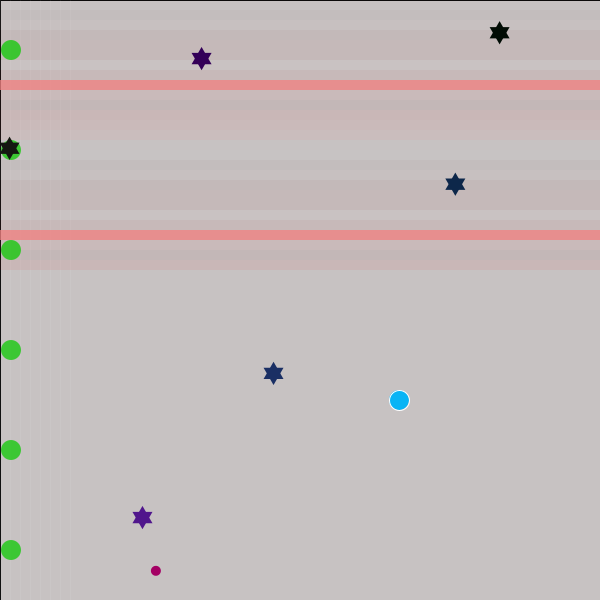
Frame 1 (no input)
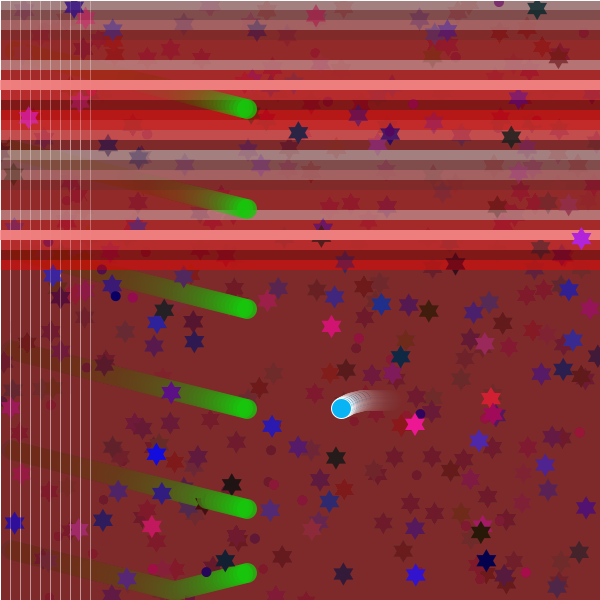
Frame 60 (the mouse pressed at the canvas centre just before this capture)
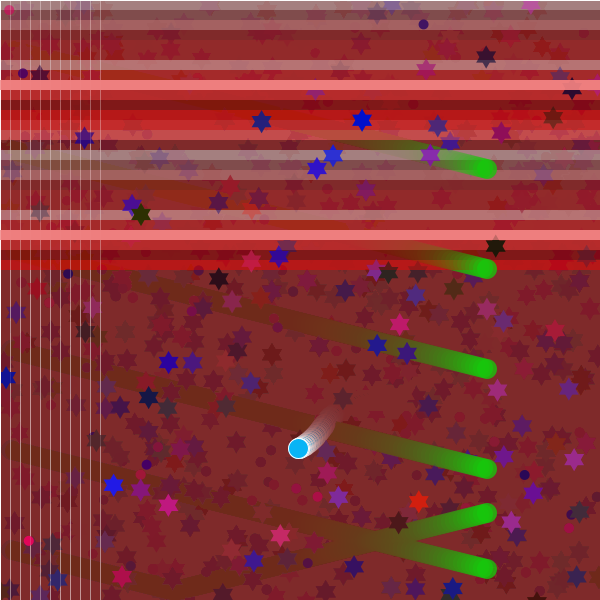
Frame 120 (the mouse held since frame 60 and released just before this capture)

The Processing sketch that drew these frames (run headless with seeded random() and noise(); from frame 60 on, the mouse is pressed at the canvas centre):

// Processing sketch: processing_42030
// ── processing_42030.pde

int[][] flyingBalls = { {11,50,1,1}, {11,150,1,1}, {11,250,1,1}, {11,350,1,1}, {11,450,1,1}, {11,550,1,1} };
   
Bloke myBloke = new Bloke();
       
void setup()
{
  size(600, 600);
    smooth();
}
    
void draw()
{
  fill(116,32,32, 15);
  rect(0, 0, width, height);
  fiona();
    
  noStroke();
  fill(22,200,11,200);
      
  /////////////////////////////////////////////1
     
  for(int i=0; i < flyingBalls.length; i++) //Why on earth doesn't processing support foreach?
  {
    ellipse(flyingBalls[i][0],flyingBalls[i][1], 20, 20);
       
    // == Checks ball location and reverses if it's at the edge (X-axis)
    if(flyingBalls[i][0]> width-10 || flyingBalls[i][0] < 10)
    {
      flyingBalls[i][2] = flyingBalls[i][2] * (-1);
    }
    flyingBalls[i][0] += flyingBalls[i][2]*4;
        
    // == Checks ball location and reverses if it's at the edge (Y-axis)
    if(flyingBalls[i][1]> height-10 || flyingBalls[i][1] < 10)
    {
      flyingBalls[i][3] = flyingBalls[i][3] * (-1);
    }
    flyingBalls[i][1] += flyingBalls[i][3];
  }
   
   
  fill(random(255),0,100);
  noStroke();
  float x = random(width);
  float y = random(height);
  ellipse(x,y, 10, 10);
      
  star(random(width), random(height),random(255), random(50), random(255));
  star(random(width), random(height),random(255), random(50), random(255));
  star(random(width), random(height),random(255), random(50), random(255));
  star(random(width), random(height),random(50), random(50), random(255));
  star(random(width), random(height),random(50), random(50), random(255));
  star(random(width), random(height),random(50), random(50), random(255));
    
    
  myBloke.moveIt();
    
}
    
// star generator, to be called in main draw method
void star(float xloc, float yloc, float R, float G, float B)
{
  int mapValue = 1;
  noStroke();
  colorMode(RGB, 255);
  fill(R, G, B);
  triangle(xloc + 10, yloc + 8.65, xloc - 10, yloc + 8.65, xloc, yloc - 8.65);
  triangle(xloc, yloc + 8.65 + 6, xloc + 10, yloc - 8.65 + 6, xloc - 10, yloc - 8.65 + 6);
}
   
   
   
class Bloke {
  float d=180,x=400,y=400,speed,turn,desiredD=180;
  int guide = 0;
     
     
  Bloke () {
  }
     
  void build(float intX, float intY) {
    fill(9,180,245,255);
    stroke(255,255,255,255);
    ellipse(x,y,20,20);
  }
     
  void detectCollision() {
    int buffer = 100;
       
    if(x<buffer)
      desiredD = 0;
       
    if(y<buffer)
      desiredD = 90;
       
    if(x>=width-buffer)
      desiredD = 180;
       
    if(y>height-buffer)
      desiredD = 270;
         
       
    if(x<buffer&&y<buffer)                  // == TOP LEFT
      desiredD = random(0,90);
       
    if(y<buffer&&x>width-buffer)            // == TOP RIGHT
      desiredD = random(90,180);
         
    if(x>width-buffer&&y>height-buffer)     // == BOTTOM RIGHT
      desiredD = random(180,270);
       
    if(y>height-buffer&&x<buffer)           // == BOTTOM LEFT
      desiredD = random(270,360);
        
  }
  void turn() {
    // == ENSURE ANGLE WITHIN RANGE ==
      if(d<0)
        d=358;
      else if(d>359)
        d=1;
           
      if(desiredD<0)desiredD=desiredD+360;
      if(desiredD>360)desiredD=desiredD-360;
         
      if( d!=desiredD )
      {
          if((d-desiredD+360)%360>180)
            d++;
          else
            d--;
      }   
         
      y+=sin(radians(d));
      x+=cos(radians(d));
  }
  void moveIt() {
    int chance = (int)random(45);
        
    desiredD = (int)desiredD;
    if(d==desiredD)
    {
      if(chance==0)
       desiredD = random(d-60,d+60);
       detectCollision();
    }
    turn();
    build(x,y);
  }
}
 
 
void fiona()
{
   
  int s = second()-1;
  int m = minute()-1;

     
  for(int i = 0; i<=s; i++)
  {
    strokeWeight(1);
    stroke(255,255,255,15);
    float xSec = (width/60.0)*i;
    line(xSec, 0, xSec, height);
  }
     
  // Stripes for minutes
   
  for(int i = 0; i<=m; i+=15)
  {
    fill(#CDC9C9,15);
    noStroke();
    float xMin = (width/60.0)*i;
    rect(0, xMin, width, height/60);
  }
    for(int i = 1; i<=m; i+=15)
  {
    fill(#856363,15);
    noStroke();
    float xMin = (width/60.0)*i;
    rect(0, xMin, width, height/60);
  }
     
    for(int i = 2; i<=m; i+=15)
  {
    fill(#CD9B9B,15);
    noStroke();
    float xMin = (width/60.0)*i;
    rect(0, xMin, width, height/60);
  }
     
    for(int i = 3; i<=m; i+=15)
  {
    fill(#802A2A,15);
    noStroke();
    float xMin = (width/60.0)*i;
    rect(0, xMin, width, height/60);
  }
     
    for(int i = 4; i<=m; i+=15)
  {
    fill(#A52A2A,15);
    noStroke();
    float xMin = (width/60.0)*i;
    rect(0, xMin, width, height/60);
  }
     
    for(int i = 5; i<=m; i+=15)
  {
    fill(#A62A2A,15);
    noStroke();
    float xMin = (width/60.0)*i;
    rect(0, xMin, width, height/60);
  }
     
    for(int i = 6; i<=m; i+=15)
  {
    fill(#EEB4B4,15);
    noStroke();
    float xMin = (width/60.0)*i;
    rect(0, xMin, width, height/60);
  }
         
    for(int i = 7; i<=m; i+=15)
  {
    fill(#CD2627,15);
    noStroke();
    float xMin = (width/60.0)*i;
    rect(0, xMin, width, height/60);
  }
      for(int i = 8; i<=m; i+=15)
  {
    fill(#F08080, 200);
    noStroke();
    float xMin = (width/60.0)*i;
    rect(0, xMin, width, height/60);
  }
     
  for(int i = 9; i<=m; i+=15)
    {
    fill(#EE2C2C,15);
    noStroke();
    float xMin = (width/60.0)*i;
    rect(0, xMin, width, height/60);
  }
    
    for(int i = 10; i<=m; i+=15)
    {
    fill(#800000,15);
    noStroke();
    float xMin = (width/60.0)*i;
    rect(0, xMin, width, height/60);
  }
    
    for(int i = 11; i<=m; i+=15)
    {
    fill(#EE0000,15);
    noStroke();
    float xMin = (width/60.0)*i;
    rect(0, xMin, width, height/60);
  }
    
    for(int i = 12; i<=m; i+=15)
    {
    fill(#FF3333,15);
    noStroke();
    float xMin = (width/60.0)*i;
    rect(0, xMin, width, height/60);
  }
    
    for(int i = 13; i<=m; i+=15)
    {
    fill(#FF6A6A,15);
    noStroke();
    float xMin = (width/60.0)*i;
    rect(0, xMin, width, height/60);
  }
     
   
  }
                                
